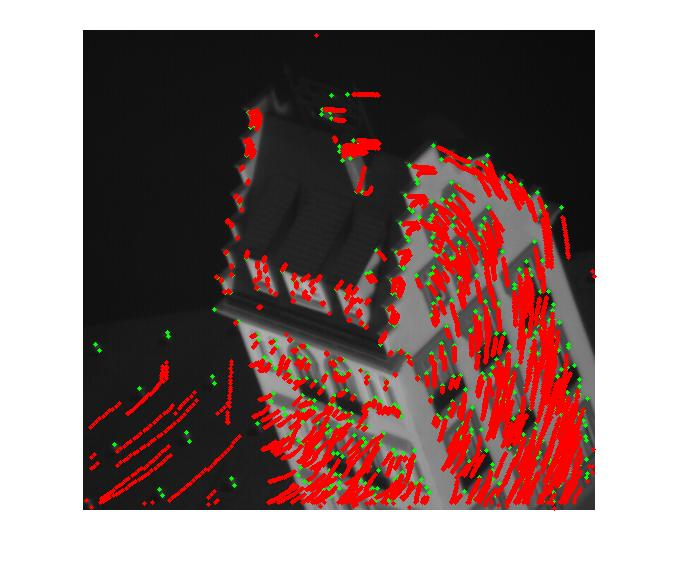
%> input picture DescrptorMatching_KeyPointTracking/prob_tracking/res/tracked_img.jpg, 677 x 566 px
$ octave --eval "result = edgeOrientedFilters(imread('../../../DescrptorMatching_KeyPointTracking/prob_tracking/res/tracked_img.jpg'));"   (GNU Octave 9; MATLAB toolbox functions it lacks are replaced by stand-ins)
%> lines starting %> are read from the running program, lines starting %| are printed output that depends on the picture; in (x1, y1, x2, y2) boxes, pixels count from 0 and x2, y2 are one past the last pixel; in counts of white or black regions, pixels touching at a corner belong together; the program's own positions count from 1
### EdgeDetection_HybridImgs/prob_edge_imroved_results/improved_result_withclosing/orientedFilterMagnitude.m
function [mag,theta] = orientedFilterMagnitude(im)
%UNTITLED3 Summary of this function goes here
%   Detailed explanation goes here
%     sigma=5
    im=rgb2hsv(im);
%> im: size 566x677x3 double; mean H, S, V 0.157, 0.182, 0.561
    cutoff_frequency=3;
%     im = im2single(imread('data/images/3096.jpg'));
%     s=s

    filter = fspecial('Gaussian', 25, 4);
    filter_sobel= fspecial('sobel');
    D=imfilter(filter,filter_sobel);
%     Gx=imfilter(filter,filter_sobel');
    ri=im(:,:,1);
    gi=im(:,:,2)
    bi=im(:,:,3);
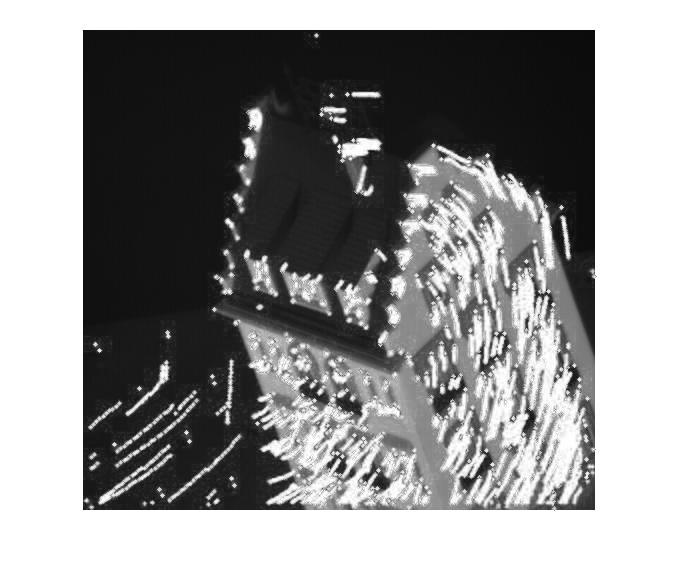
%> bi: size 566x677 double; min 0, max 1, mean 0.561
    % [13 lines of commented-out code are left out]
    values=[0:180/8:180];
%     size(filtered4)
    filteredr={};
    filteredg={};
    filteredb={};
    fil={}
% [5 lines of commented-out code are left out]

    for i=1:8
        fil{i}=imrotate(D,values(i));
        filteredr{i}=imfilter(ri,fil{i});
        filteredg{i}=imfilter(gi,fil{i});
        filteredb{i}=imfilter(bi,fil{i});
    end
%> after the loop, fil = 8 items; filteredb = 8 items; filteredg = 8 items; filteredr = 8 items

    R={}
    G={}
    B={}
    sq1=filteredr{1}.^2;
    sq2=filteredg{1}.^2;
    sq3=filteredb{1}.^2;
    for p=2:8
        sq1=sq1+filteredr{p}.^2;
        sq2=sq2+filteredg{p}.^2;
        sq3=sq3+filteredb{p}.^2;
    end
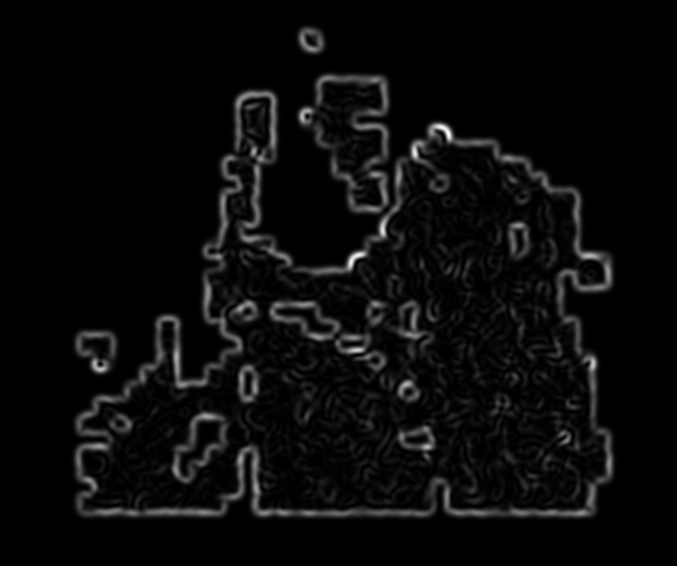
%> sq1: size 566x677 double; min 0, max 1.54, mean 0.0631; drawn with min black and max white
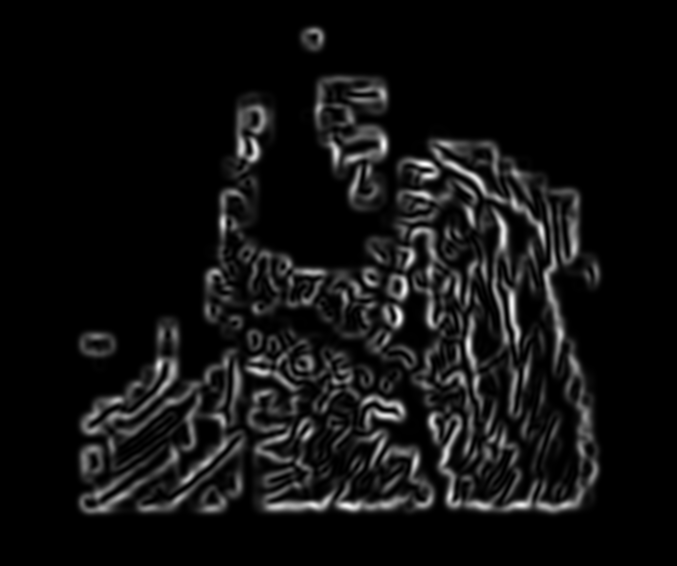
%> sq2: size 566x677 double; min 0, max 1.92, mean 0.131; drawn with min black and max white
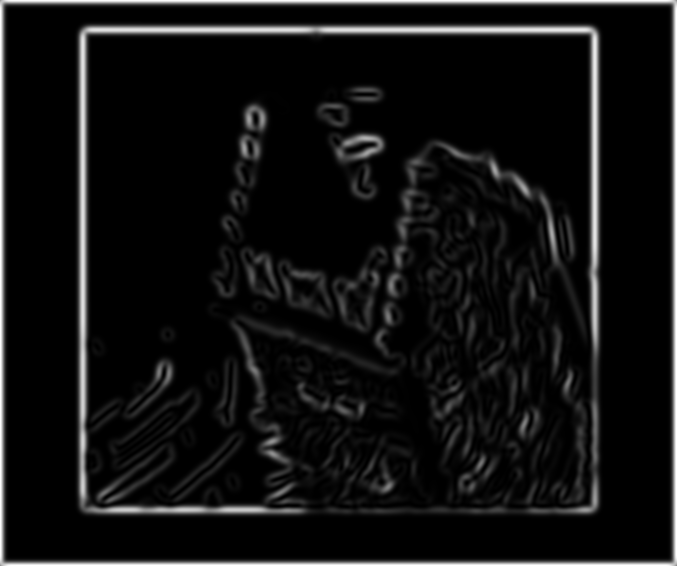
%> sq3: size 566x677 double; min 1.1e-34, max 2.45, mean 0.175; drawn with min black and max white
% [5 lines of commented-out code are left out]

    R=sqrt(sq1);
    G=sqrt(sq2);
    B=sqrt(sq3);

    mag=sqrt(R.^2+G.^2+B.^2);
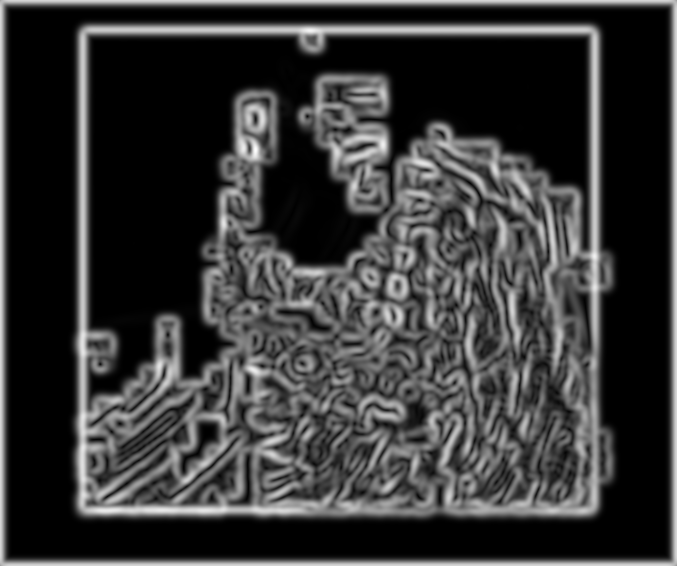
%> mag: size 566x677 double; min 1.05e-17, max 1.87, mean 0.41; drawn with min black and max white
    size(mag)
%> ans = [566 677]


% [71 lines of commented-out code are left out]
    theta=[];

% [20 lines of commented-out code are left out]
end

### EdgeDetection_HybridImgs/prob_edge_imroved_results/improved_result_withclosing/edgeOrientedFilters.m
function bmap = edgeOrientedFilters(im)

    sigma=6

    [mag, theta] = orientedFilterMagnitude(im);
%> theta = []
%     r=edge(im(:,:,1), 'canny');
%     g=edge(im(:,:,2), 'canny');
%     b=edge(im(:,:,3), 'canny');
    can=edge(rgb2gray(im), 'canny');
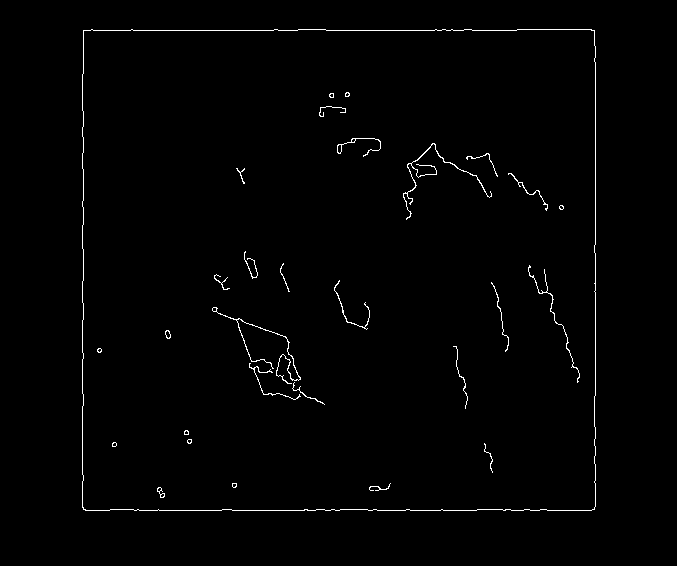
%> can: size 566x677 logical; 1% white in thin lines or dots, all inside (x1, y1, x2, y2) = (82, 29, 596, 511)
    se = strel('disk',2);
%     dilatedI = imdilate(can,se);
%     erodedI = imerode(dilatedI,se);
%     bmap= erodedI.* mag .^0.7;
    IM2 = imclose(can,se)
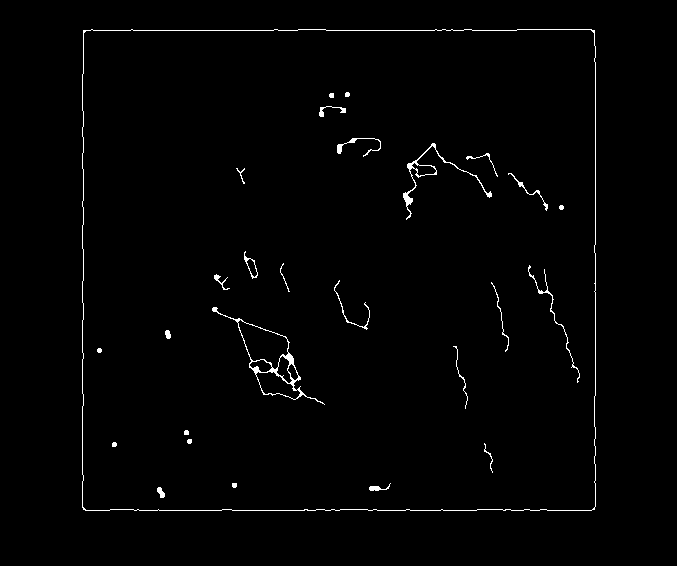
%> IM2: size 566x677 logical; 1.2% white in thin lines or dots, all inside (x1, y1, x2, y2) = (82, 29, 596, 511)
%     [tri,hys]=hysteresis3d(can,1,11,8);

    bmap= IM2.* mag .^0.7;

%UNTITLED2 Summary of this function goes here
%   Detailed explanation goes here


end
